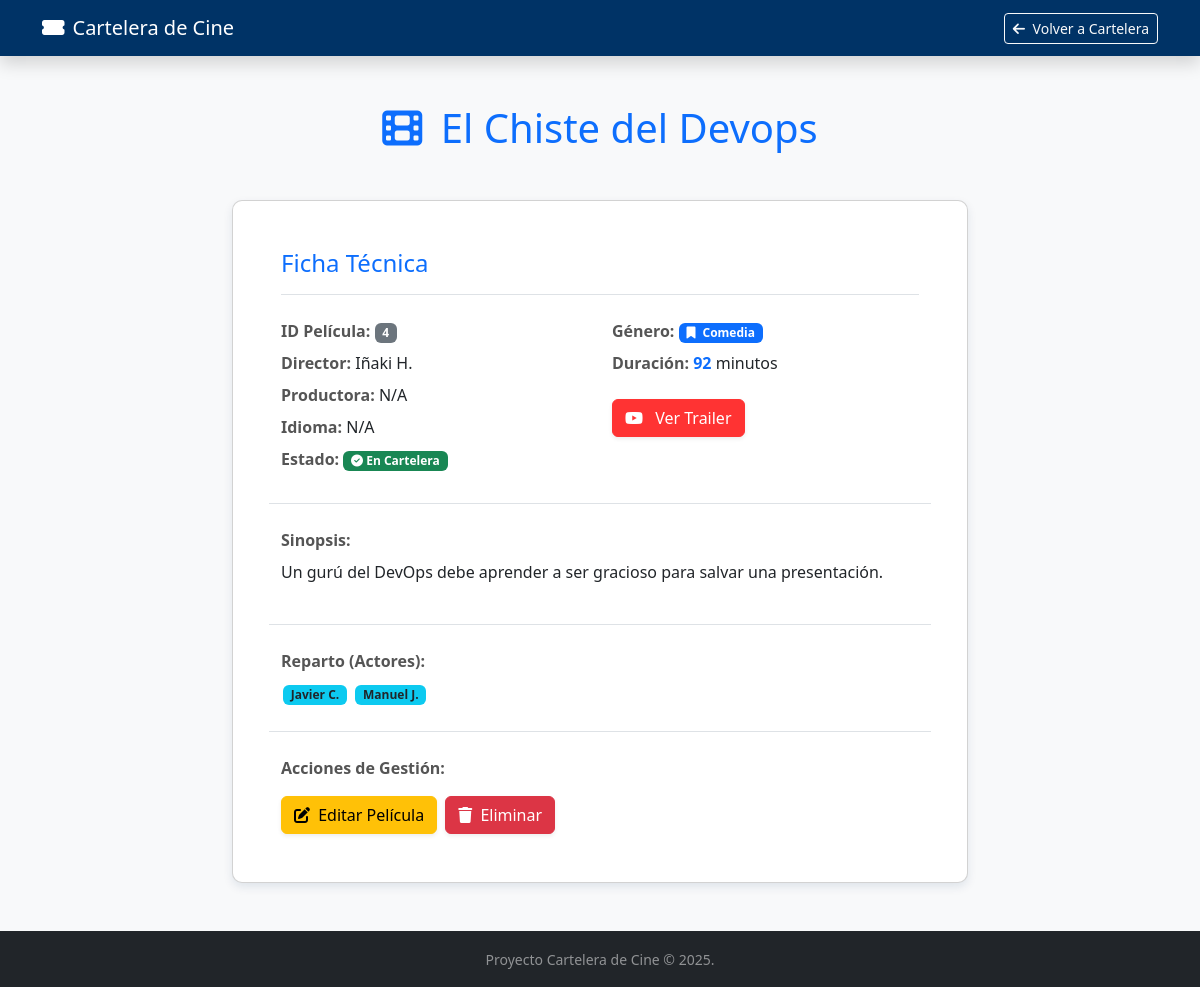
The app's page /peliculas/4, older data.
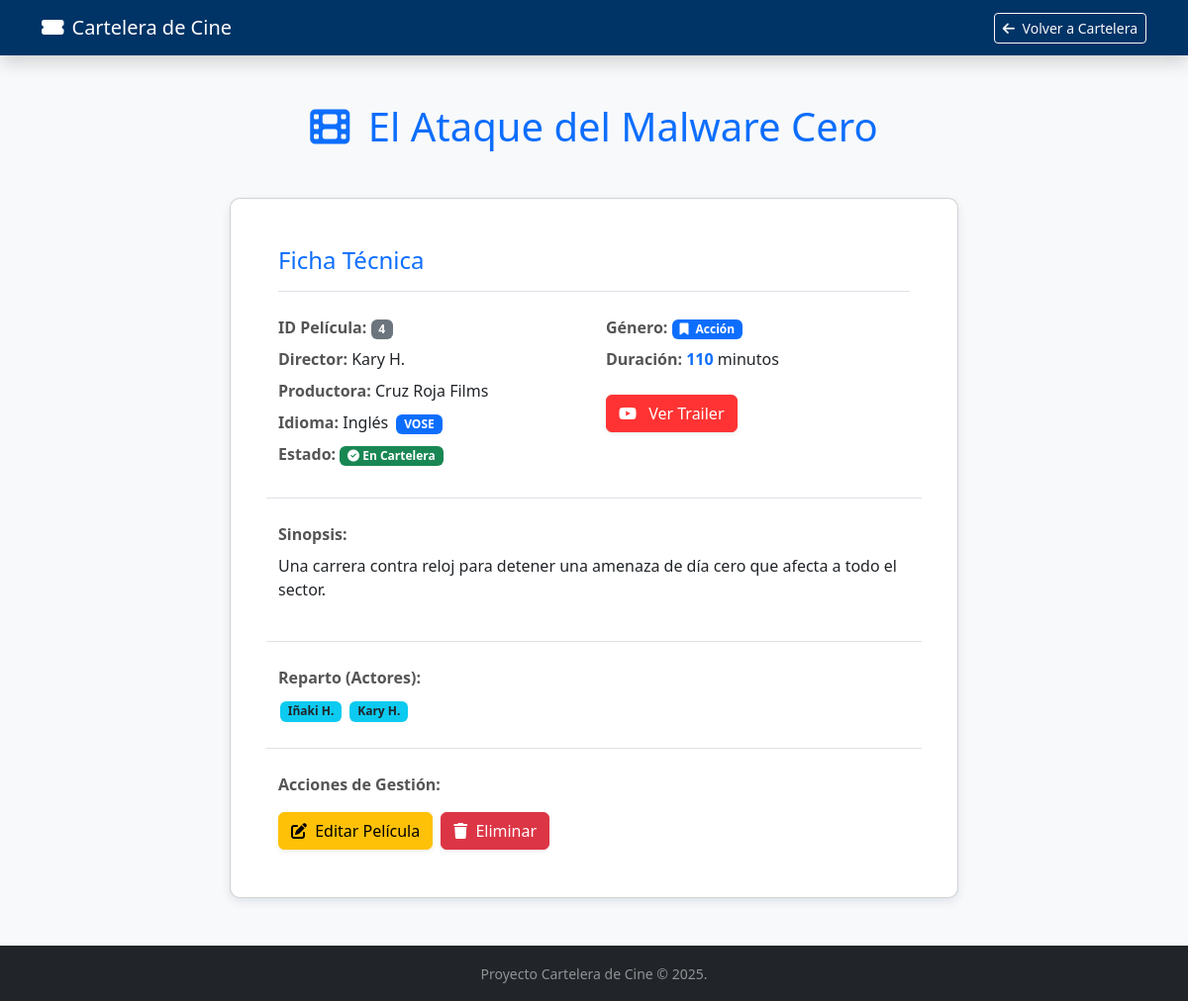
The same page, newer data.
### app/models/pelicula.py (models this page shows, shortened)
class PeliculaORM(Base):
    __tablename__ = "peliculas"
    id: Mapped[int] = mapped_column(primary_key=True, autoincrement=True)
    titulo: Mapped[str] = mapped_column(String(255), nullable=False)
    genero_id: Mapped[int] = mapped_column(ForeignKey("generos.id"), nullable=False)
    duracion: Mapped[int] = mapped_column(Integer, nullable=False) # int, no float
    disponible: Mapped[bool] = mapped_column(Boolean, default=True, nullable=False)
    director: Mapped[str | None] = mapped_column(String(100), nullable=True)
    descripcion: Mapped[str | None] = mapped_column(String(1000), nullable=True)
    trailer: Mapped[str | None] = mapped_column(String(255), nullable=True)
    productora: Mapped[str | None] = mapped_column(String(100), nullable=True)
    idioma: Mapped[str | None] = mapped_column(String(50), nullable=True)
    vose: Mapped[bool | None] = mapped_column(Boolean, nullable=True)
    actores: Mapped[list[str] | None] = mapped_column(JSON, nullable=True)
    genero: Mapped["GeneroORM"] = relationship(back_populates="peliculas")

### app/models/genero.py (models this page shows, shortened)
class GeneroORM(Base):
    __tablename__ = "generos"
    id: Mapped[int] = mapped_column(primary_key=True, autoincrement=True)
    nombre: Mapped[str] = mapped_column(String(100), nullable=False, unique=True)
    descripcion: Mapped[str | None] = mapped_column(String(500), nullable=True)
    peliculas: Mapped[List["PeliculaORM"]] = relationship(
        back_populates="genero",
        cascade="all, delete-orphan" # Opcional: si borro un género, borra sus películas
    )

### app/routers/pelicula_router.py (the view)
@router.get("/{pelicula_id}", tags=["Web UI"])
def view_pelicula_detalle(pelicula_id: int, request: Request, db: Session = Depends(get_db)):
    pelicula = pelicula_service.get_pelicula_detalle(db, pelicula_id)
    if not pelicula:
        raise HTTPException(status_code=404, detail="Película no encontrada")
    return templates.TemplateResponse(
        "pelicula_detalle.html",
        {"request": request, "pelicula": pelicula}
    )

### templates/pelicula_detalle.html (shortened to what this page needs)
<!DOCTYPE html>
<html lang="es">
<head>
    <link href="https://cdn.jsdelivr.net/npm/bootstrap@5.3.3/dist/css/bootstrap.min.css" rel="stylesheet"
        xintegrity="sha384-QWTKZyjpPEjISv5WaRU9OFeRpok6YctnYmDr5pNlyT2bRjXh0JMhjY6hW+ALEwIH">
    <link rel="stylesheet" href="https://cdnjs.cloudflare.com/ajax/libs/font-awesome/6.5.2/css/all.min.css"
        xintegrity="sha512-SnH5WK+bZxgPHs44uWIX+LLMDJzL3gUq73K2qI90U8v8lC6W9lJvGvE8j+N5i3F3aH8O/2p1x9h6O2A1g==" />
</head>
<body>
    <nav class="navbar navbar-expand-lg navbar-dark shadow sticky-top">
        <div class="container">
            <a class="navbar-brand d-flex align-items-center" href="/"><i class="fas fa-ticket-alt me-2"></i> Cartelera de Cine</a>
            <div class="ms-auto"><a class="btn btn-outline-light btn-sm" href="/"><i class="fas fa-arrow-left me-1"></i> Volver a Cartelera</a></div>
        </div>
    </nav>
    <main class="container my-5">
        <h1 class="text-center mb-5 text-primary-accent">
            <i class="fas fa-film me-2"></i> {{ pelicula.titulo }}
        </h1>
        <div class="row justify-content-center">
            <div class="col-lg-10 col-xl-8">
                <div class="card p-4 p-md-5">
                    <h4 class="border-bottom pb-3 mb-4 text-primary-accent">Ficha Técnica</h4>
                    <div class="row g-4">
                        <div class="col-md-6">
                            <p class="mb-2"><span class="detail-label">ID Película:</span> <span class="badge bg-secondary">{{ pelicula.id }}</span></p>
                            <p class="mb-2"><span class="detail-label">Director:</span> {{ pelicula.director if pelicula.director else 'Desconocido' }}</p>
                            <p class="mb-2"><span class="detail-label">Productora:</span> {{ pelicula.productora if pelicula.productora else 'N/A' }}</p>
                            <p class="mb-2"><span class="detail-label">Idioma:</span> {{ pelicula.idioma if pelicula.idioma else 'N/A' }}
                                {% if pelicula.vose %}<span class="badge bg-primary ms-1">VOSE</span>{% endif %}
                            </p>
                            <p class="mb-2">
                                <span class="detail-label">Estado:</span>
                                {% if pelicula.disponible %}
                                    <span class="badge bg-success"><i class="fas fa-check-circle"></i> En Cartelera</span>
                                {% else %}
                                    <span class="badge bg-danger"><i class="fas fa-times-circle"></i> Retirada</span>
                                {% endif %}
                            </p>
                        </div>
                        <div class="col-md-6">
                            <p class="mb-2">
                                <span class="detail-label">Género:</span>
                                <span class="badge bg-primary">
                                    <i class="fas fa-bookmark me-1"></i> {{ pelicula.genero.nombre if pelicula.genero else 'Sin Género' }}
                                </span>
                            </p>
                            <p class="mb-2">
                                <span class="detail-label">Duración:</span>
                                <span class="text-primary-accent fw-bold">{{ pelicula.duracion }}</span> minutos
                            </p>
                            {% if pelicula.trailer %}
                            <a href="{{ pelicula.trailer }}" target="_blank" class="btn btn-danger trailer-btn mt-3 shadow-sm">
                                <i class="fab fa-youtube me-2"></i> Ver Trailer
                            </a>
                            {% endif %}
                        </div>
                        <div class="col-12 border-top pt-4">
                            <p class="detail-label mb-2">Sinopsis:</p>
                            <p>{{ pelicula.descripcion if pelicula.descripcion else 'Descripción no proporcionada.' }}</p>
                        </div>
                        <div class="col-12 border-top pt-4">
                            <p class="detail-label mb-2">Reparto (Actores):</p>
                            {% if pelicula.actores and pelicula.actores|length > 0 %}
                                {% for actor in pelicula.actores %}
                                    <span class="badge bg-info text-dark actor-badge">{{ actor }}</span>
                                {% endfor %}
                            {% else %}
                                <p class="text-muted small">No hay información de reparto disponible.</p>
                            {% endif %}
                        </div>
                        <div class="col-12 border-top pt-4 mt-4">
                            <p class="detail-label mb-3">Acciones de Gestión:</p>
                            <div class="d-flex gap-2">
                                <a href="/peliculas/editar/{{ pelicula.id }}" class="btn btn-warning shadow-sm">
                                    <i class="fas fa-edit me-1"></i> Editar Película
                                </a>
                                <form action="/peliculas/eliminar/{{ pelicula.id }}" method="post" class="d-inline" onsubmit="return confirm('¿Está seguro de que desea eliminar la película ID {{ pelicula.id }}? Esta acción es irreversible.');">
                                    <button type="submit" class="btn btn-danger shadow-sm">
                                        <i class="fas fa-trash me-1"></i> Eliminar
                                    </button>
                                </form>
                            </div>
                        </div>
                    </div>
                </div>
            </div>
        </div>
    </main>
    <footer class="bg-dark text-white-50 py-3 mt-5">
        <div class="container text-center"><small>Proyecto Cartelera de Cine &copy; 2025.</small></div>
    </footer>
</body>
</html>

### templates/pelicula_detalle.html (style rules this page uses)
body { background-color: #f8f9fa; }
.navbar { background-color: #003366 !important; }
.card { border-radius: 10px; box-shadow: 0 4px 10px rgba(0, 51, 102, 0.1); }
.text-primary-accent { color: #0d6efd !important; }
.detail-label { font-weight: 600; color: #555; }
.trailer-btn { background-color: #ff3333; border-color: #ff3333; }
.actor-badge { margin: 2px; }

Row changes from the older to the newer data that the page shows:
no longer on this page (row unchanged): GeneroORM: genero "Comedia"
changed PeliculaORM id 4: titulo "El Chiste del Devops" → "El Ataque del Malware Cero"; director "Iñaki H." → "Kary H."; productora "N/A" → "Cruz Roja Films"; idioma "N/A" → "Inglés"; vose empty → True (drawn); duracion "92" → "110"; descripcion "Un gurú del DevOps debe aprender a ser gracioso para salvar una presentación." → "Una carrera contra reloj para detener una amenaza de día cero que afecta a todo el sector."
now on this page (row unchanged): GeneroORM: genero "Acción"
Text that changed along with them:
text now shown: "VOSE"
new list line: "Iñaki H."
new list line: "Kary H."
list line gone: "Javier C."
list line gone: "Manuel J."
